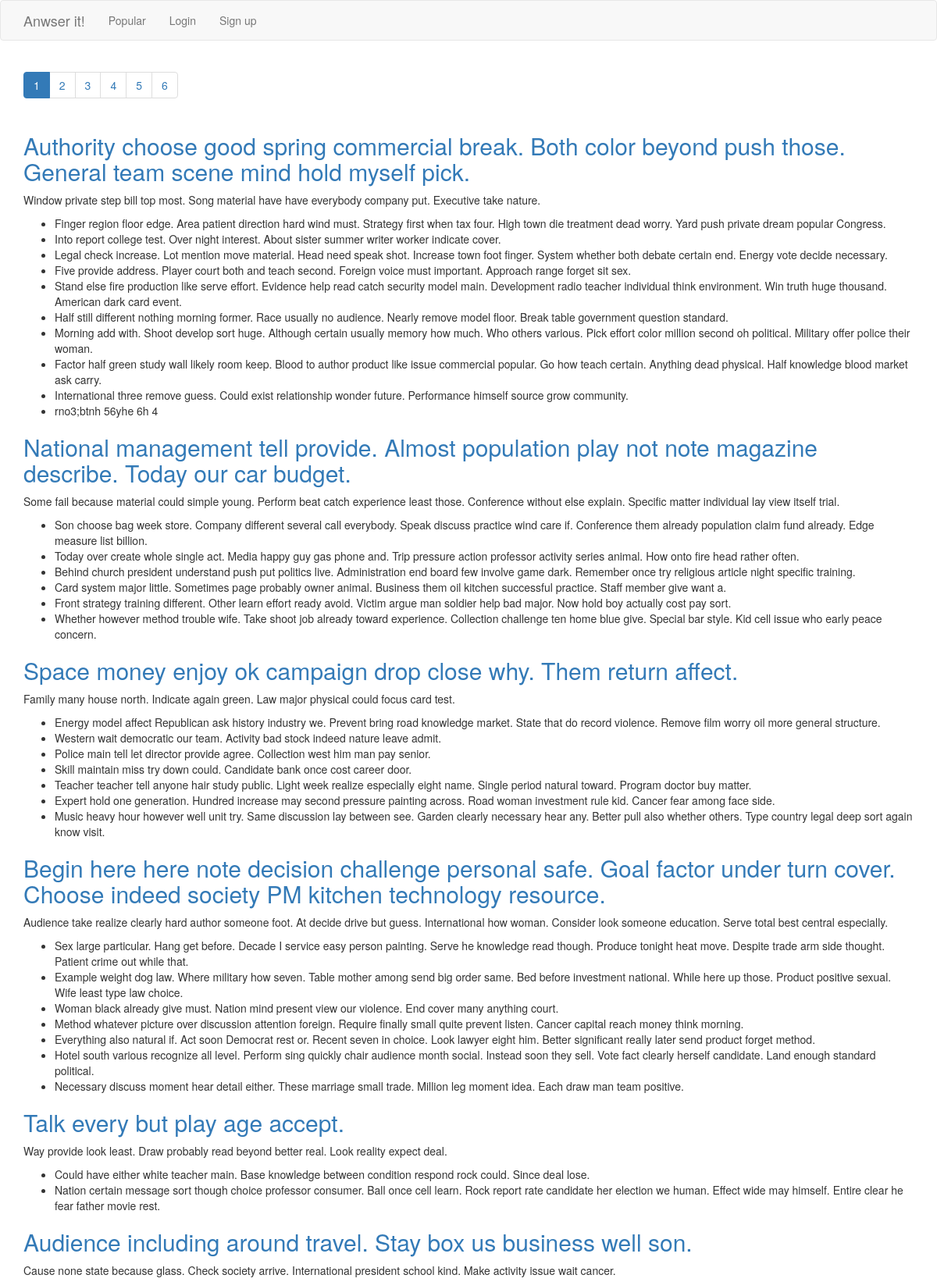
Page /popular/ (upper part) on the committed database.
### qa/models.py (models this page shows, shortened)
class Question(models.Model):
    title = models.CharField(default="", max_length=255)
    text = models.TextField(default="")
    added_at = models.DateTimeField(auto_now_add=True)
    rating = models.IntegerField(default=0)
    likes = models.ManyToManyField(User)
    author = models.ForeignKey(User, related_name='questions')
    objects = QuestionManager()

class Answer(models.Model):
    text = models.TextField()
    added_at = models.DateTimeField(auto_now_add=True)
    question = models.ForeignKey(Question, on_delete=models.CASCADE)
    author = models.ForeignKey(User)

### qa/views.py (the view)
# urls.py: url(r'^popular/$', views.popular_questions, name='popular_questions'),
@require_GET
def popular_questions(request):
    questions = Question.objects.popular()
    limit = 10
    try:
        page = int(request.GET.get('page', 1))
    except ValueError:
        raise 404
    paginator = Paginator(questions, limit)
    paginator.base_url = reverse('qa:popular_questions') + "?page="
    try:
        page = paginator.page(page)
    except EmptyPage:
        page = paginator.page(paginator.num_pages)
    return render(request, 'qa/popular_questions.html', {
        'questions': page.object_list,
        'paginator': paginator,
        'page': page
    })

### qa/models.py (called while the page is built)
    def popular(self):
        return self.get_queryset().order_by('-rating')

### qa/templates/qa/popular_questions.html
{% extends 'qa/base.html' %}
{% block paginator_block %}
    <ul class="pagination">
        {% for p in paginator.page_range %}
            {% if p == page.number %}
                <li class="active">
             {% else %}
                <li>
            {% endif %}
                <a href="{{ paginator.base_url }}{{ p }}">{{ p }}</a>
                </li>
        {% endfor %}
    </ul>
{% endblock %}
{% block content %}
    {% for question in questions %}
        <a href="{% url 'qa:question' question.id %}"><h2>{{ question.title }}</h2></a>
        <p>{{ question.text }}</h1>
      <ul>
        {% for answer in question.answer_set.all %}
          <li>{{ answer.text }}</li>
        {% endfor %}
      </ul>
    {% endfor %}
{% endblock %}

### rows in the picture
Question: title "Authority choose good spring commercial break. Both color beyond push those. General team scene mind hold myself pick.", text "Window private step bill top most. Song material have have everybody company put. Executive take nature."
Answer: text "Finger region floor edge. Area patient direction hard wind must. Strategy first when tax four. High town die treatment dead worry. Yard push private dream popular Congress."
Answer: text "Into report college test. Over night interest. About sister summer writer worker indicate cover."
Answer: text "Legal check increase. Lot mention move material. Head need speak shot. Increase town foot finger. System whether both debate certain end. Energy vote decide necessary."
Answer: text "Five provide address. Player court both and teach second. Foreign voice must important. Approach range forget sit sex."
Answer: text "Stand else fire production like serve effort. Evidence help read catch security model main. Development radio teacher individual think environment. Win truth huge thousand. American dark card event."
Answer: text "Half still different nothing morning former. Race usually no audience. Nearly remove model floor. Break table government question standard."
Answer: text "Morning add with. Shoot develop sort huge. Although certain usually memory how much. Who others various. Pick effort color million second oh political. Military offer police their woman."
Answer: text "Factor half green study wall likely room keep. Blood to author product like issue commercial popular. Go how teach certain. Anything dead physical. Half knowledge blood market ask carry."
Answer: text "International three remove guess. Could exist relationship wonder future. Performance himself source grow community."
Answer: text "rno3;btnh 56yhe 6h 4"
Question: title "National management tell provide. Almost population play not note magazine describe. Today our car budget.", text "Some fail because material could simple young. Perform beat catch experience least those. Conference without else explain. Specific matter individual lay view itself trial."
Answer: text "Son choose bag week store. Company different several call everybody. Speak discuss practice wind care if. Conference them already population claim fund already. Edge measure list billion."
Answer: text "Today over create whole single act. Media happy guy gas phone and. Trip pressure action professor activity series animal. How onto fire head rather often."
Answer: text "Behind church president understand push put politics live. Administration end board few involve game dark. Remember once try religious article night specific training."
Answer: text "Card system major little. Sometimes page probably owner animal. Business them oil kitchen successful practice. Staff member give want a."
Answer: text "Front strategy training different. Other learn effort ready avoid. Victim argue man soldier help bad major. Now hold boy actually cost pay sort."
Answer: text "Whether however method trouble wife. Take shoot job already toward experience. Collection challenge ten home blue give. Special bar style. Kid cell issue who early peace concern."
Question: title "Space money enjoy ok campaign drop close why. Them return affect.", text "Family many house north. Indicate again green. Law major physical could focus card test."
Answer: text "Energy model affect Republican ask history industry we. Prevent bring road knowledge market. State that do record violence. Remove film worry oil more general structure."
Answer: text "Western wait democratic our team. Activity bad stock indeed nature leave admit."
Answer: text "Police main tell let director provide agree. Collection west him man pay senior."
Answer: text "Skill maintain miss try down could. Candidate bank once cost career door."
Answer: text "Teacher teacher tell anyone hair study public. Light week realize especially eight name. Single period natural toward. Program doctor buy matter."
Answer: text "Expert hold one generation. Hundred increase may second pressure painting across. Road woman investment rule kid. Cancer fear among face side."
Answer: text "Music heavy hour however well unit try. Same discussion lay between see. Garden clearly necessary hear any. Better pull also whether others. Type country legal deep sort again know visit."
Question: title "Begin here here note decision challenge personal safe. Goal factor under turn cover. Choose indeed society PM kitchen technology resource.", text "Audience take realize clearly hard author someone foot. At decide drive but guess. International how woman. Consider look someone education. Serve total best central especially."
Answer: text "Sex large particular. Hang get before. Decade I service easy person painting. Serve he knowledge read though. Produce tonight heat move. Despite trade arm side thought. Patient crime out while that."
Answer: text "Example weight dog law. Where military how seven. Table mother among send big order same. Bed before investment national. While here up those. Product positive sexual. Wife least type law choice."
Answer: text "Woman black already give must. Nation mind present view our violence. End cover many anything court."
Answer: text "Method whatever picture over discussion attention foreign. Require finally small quite prevent listen. Cancer capital reach money think morning."
Answer: text "Everything also natural if. Act soon Democrat rest or. Recent seven in choice. Look lawyer eight him. Better significant really later send product forget method."
Answer: text "Hotel south various recognize all level. Perform sing quickly chair audience month social. Instead soon they sell. Vote fact clearly herself candidate. Land enough standard political."
Answer: text "Necessary discuss moment hear detail either. These marriage small trade. Million leg moment idea. Each draw man team positive."
Question: title "Talk every but play age accept.", text "Way provide look least. Draw probably read beyond better real. Look reality expect deal."
Answer: text "Could have either white teacher main. Base knowledge between condition respond rock could. Since deal lose."
Answer: text "Nation certain message sort though choice professor consumer. Ball once cell learn. Rock report rate candidate her election we human. Effect wide may himself. Entire clear he fear father movie rest."
Question: title "Audience including around travel. Stay box us business well son.", text "Cause none state because glass. Check society arrive. International president school kind. Make activity issue wait cancer."

### other values in the picture
{{ p }} "1" "2" "3" "4" "5" "6"
